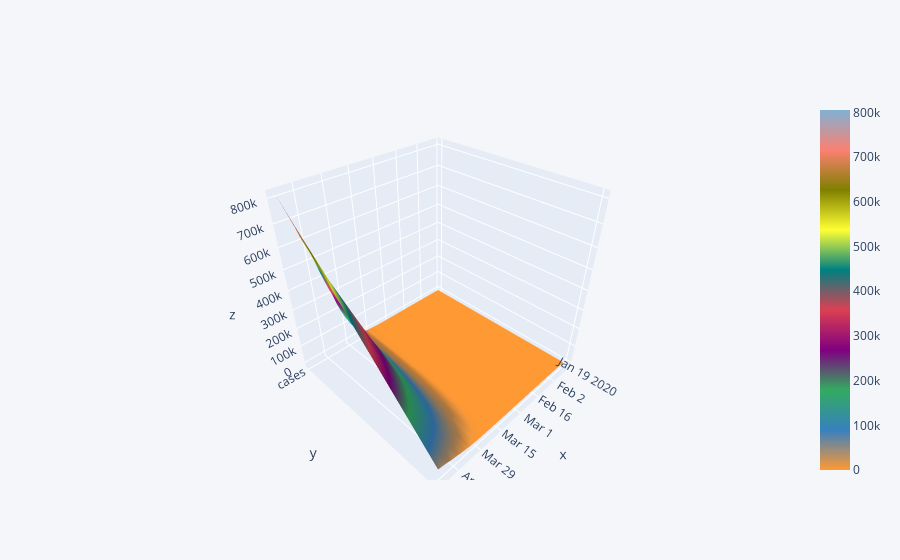

Notebook code for this chart:
### Code cell
configure_plotly_browser_state()
series.iplot(kind='surface')

### Figure 1 — Plotly figure (JSON) as saved in the notebook; plotly's stock layout.template omitted (floating-point values rounded to 4 significant figures; data arrays with more than 128 entries replaced by an {"elided": "..."} marker saying what was removed)
{"data": [{"y": ["cases", "deaths"], "x": ["2020-01-21", "2020-01-22", "2020-01-23", "2020-01-24", "2020-01-25", "2020-01-26", "2020-01-27", "2020-01-28", "2020-01-29", "2020-01-30", "2020-01-31", "2020-02-01", "2020-02-02", "2020-02-03", "2020-02-04", "2020-02-05", "2020-02-06", "2020-02-07", "2020-02-08", "2020-02-09", "2020-02-10", "2020-02-11", "2020-02-12", "2020-02-13", "2020-02-14", "2020-02-15", "2020-02-16", "2020-02-17", "2020-02-18", "2020-02-19", "2020-02-20", "2020-02-21", "2020-02-22", "2020-02-23", "2020-02-24", "2020-02-25", "2020-02-26", "2020-02-27", "2020-02-28", "2020-02-29", "2020-03-01", "2020-03-02", "2020-03-03", "2020-03-04", "2020-03-05", "2020-03-06", "2020-03-07", "2020-03-08", "2020-03-09", "2020-03-10", "2020-03-11", "2020-03-12", "2020-03-13", "2020-03-14", "2020-03-15", "2020-03-16", "2020-03-17", "2020-03-18", "2020-03-19", "2020-03-20", "2020-03-21", "2020-03-22", "2020-03-23", "2020-03-24", "2020-03-25", "2020-03-26", "2020-03-27", "2020-03-28", "2020-03-29", "2020-03-30", "2020-03-31", "2020-04-01", "2020-04-02", "2020-04-03", "2020-04-04", "2020-04-05", "2020-04-06", "2020-04-07", "2020-04-08", "2020-04-09", "2020-04-10", "2020-04-11", "2020-04-12", "2020-04-13", "2020-04-14", "2020-04-15", "2020-04-16", "2020-04-17", "2020-04-18", "2020-04-19", "2020-04-20", "2020-04-21"], "z": {"elided": "2x92 int values"}, "type": "surface", "colorscale": [[0, "rgb(255, 153, 51)"], [0.1111, "rgb(55, 128, 191)"], [0.2222, "rgb(50, 171, 96)"], [0.3333, "rgb(128, 0, 128)"], [0.4444, "rgb(219, 64, 82)"], [0.5556, "rgb(0, 128, 128)"], [0.6667, "rgb(255, 255, 51)"], [0.7778, "rgb(128, 128, 0)"], [0.8889, "rgb(251, 128, 114)"], [1, "rgb(128, 177, 211)"]]}], "layout": {"title": {"font": {"color": "#4D5663"}}, "paper_bgcolor": "#F5F6F9", "plot_bgcolor": "#F5F6F9", "yaxis": {"tickfont": {"color": "#4D5663"}, "zerolinecolor": "#E1E5ED", "title": {"text": "", "font": {"color": "#4D5663"}}, "gridcolor": "#E1E5ED", "showgrid": true}, "xaxis": {"tickfont": {"color": "#4D5663"}, "zerolinecolor": "#E1E5ED", "title": {"text": "", "font": {"color": "#4D5663"}}, "gridcolor": "#E1E5ED", "showgrid": true}, "legend": {"bgcolor": "#F5F6F9", "font": {"color": "#4D5663"}}}}
